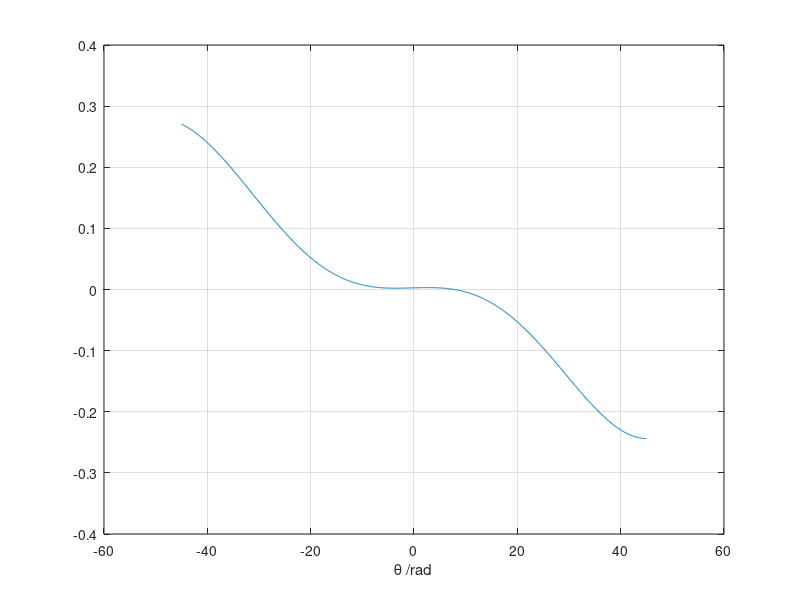
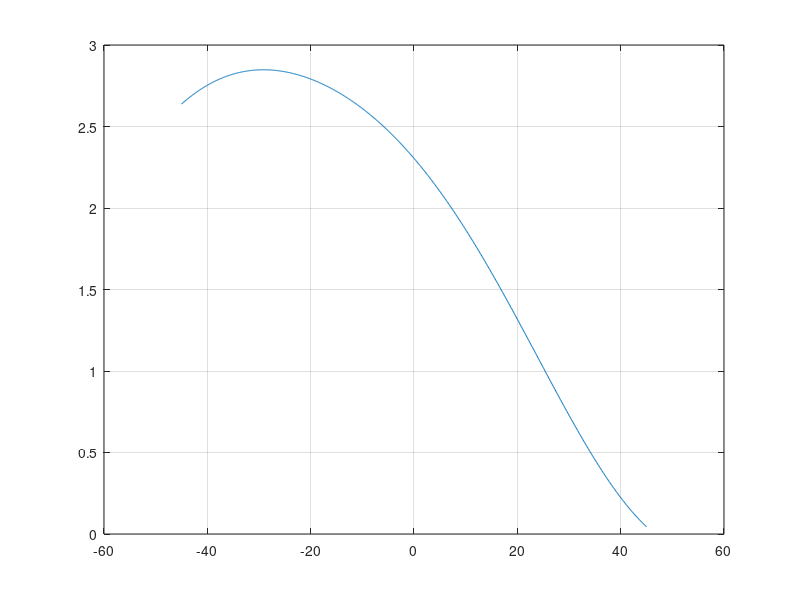
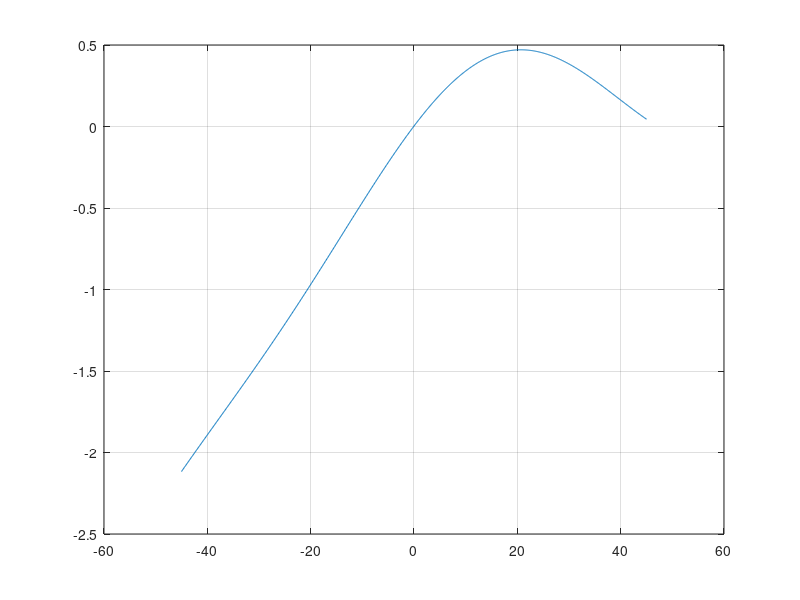
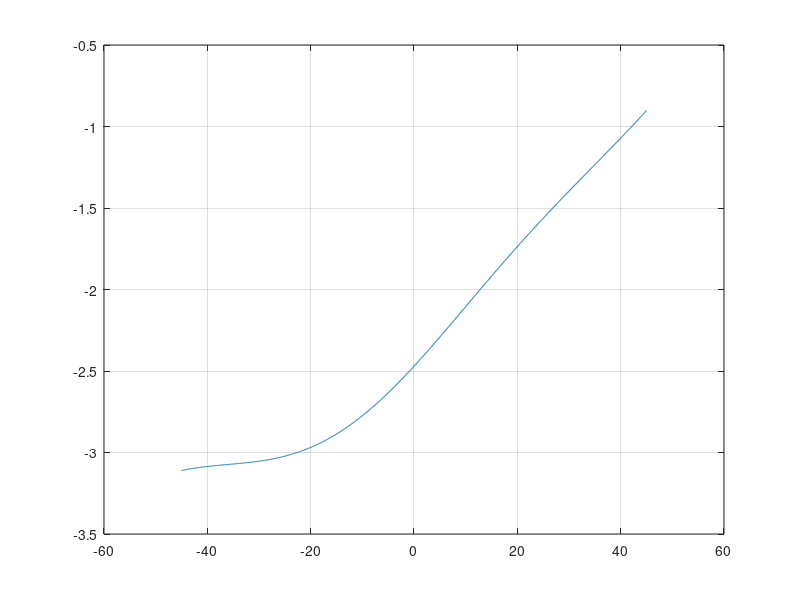

The MATLAB source for these figures, in order:
%{ 
povprecje tisocih random fitov
k1 = -2.09670779884785*10^-05;
k2 = 11.6207993536692;
k3 = 6.06293148750566*10^-06;
k4 = -0.000229851193152597;
k5 = -17.1810998900258;
k6 = -4.34855920378069*10^-05;
k7 = 0.0813703977054933;
k8 = 0.000127308318127276;
k9 = 7.42507292390418;
k10 = 2.73222469343121*10^-05;

close all
k1= -9.096261296524362e-04;
k2= 1.563390717760689e-01;
k3= 5.510294165871715e-03;
k4= 2.826155249085411e-03;
k5= -8.112831025380142e-01;
k6= -1.103377090795027e-02;
k7= -4.901114339562490e-02;
k8= -5.462208655918772e-03;
k9= 1.509736176781744e+00;
k10= 7.988321379653943e-03;

k1=-2.889794474058519e-03;
k2=-1.208588285296162e-03;
k3=2.201958629842505e-02;
k4=6.485109124883191e-04;
k5=-1.438489270702308e-01;
k6=-5.606362926467791e-02;
k7=-2.113643897117244e-02;
k8=-1.498834589367169e-03;
k9=7.690082703437420e-01;
k10=4.765072206264760e-02;

k1 = -1.003664013127360 *10^-2;
k2 = 2.194720476205664* 10^+0;
k3 = 3.622177244599267 *10^-4;
k4 = 4.306784511138259* 10^-2;
k5 = -4.712794643730906* 10^+0;
k6 = 1.293228142971838* 10^-2;
k7 = -6.928742017897364* 10^-1;
k8 = -3.105948102428563* 10^-2;
k9 = 3.635396623498841* 10^+0;
k10 = -5.577595543405037 * 10^-3;

%}


k1 =-6.306319442659312e-4;
k2 =-1.640168709495793e-3;
k3 = 3.962017072440235e-3;
k4 =-2.887048260782111e-4;
k5 =-1.412276545356571e-1;
k6 =-7.931822230064153e-3;
k7 =-2.104555700820865e-2;
k8 = 6.238774627110503e-4;
k9 = 7.651613620676274e-1;
k10 =4.980440898351878e-3;

eks=0.1;
xs=0.0;
ys=0.0;
xd=0.0;
r0=2.4;
theta=linspace(-pi/4,pi/4,1000);

Y = xs *cos(theta) + (r0 + ys)*sin(theta) - xd;
X = (r0 + xs)* cos(theta) + ys* sin(theta) - xd;
arctgbrez = k1*X.^3 + k2*X.^2 .*Y + k3* X.^2 + k4*X.*Y.^2 + k5*X.*Y + k6*X + k7*Y.^3 + k8*Y.^2 + k9*Y + k10;
figure('Name','brez','numbertitle','off');
plot((theta)*180/pi,(arctgbrez-theta)*180/pi)
grid on
xlabel('\theta /rad')
ylabel('')


%arctgbrez=0;

xs=eks;
ys=0.0;
xd=0.0;
theta=linspace(-pi/4,pi/4,1000);

Y = xs *cos(theta) + (r0 + ys)*sin(theta) - xd;
X = (r0 + xs)* cos(theta) + ys* sin(theta) - xd;
arctg = k1*X.^3 + k2*X.^2 .*Y + k3* X.^2 + k4*X.*Y.^2 + k5*X.*Y + k6*X + k7*Y.^3 + k8*Y.^2 + k9*Y + k10;
figure('Name','xs','numbertitle','off');
plot(theta*180/pi,(arctg-theta)*180/pi)
grid on



xs=0.0;
ys=eks;
xd=0.0;
theta=linspace(-pi/4,pi/4,1000);

Y = xs *cos(theta) + (r0 + ys)*sin(theta) - xd;
X = (r0 + xs)* cos(theta) + ys* sin(theta) - xd;
arctg = k1*X.^3 + k2*X.^2 .*Y + k3* X.^2 + k4*X.*Y.^2 + k5*X.*Y + k6*X + k7*Y.^3 + k8*Y.^2 + k9*Y + k10;
figure('Name','ys','numbertitle','off');
plot(theta*180/pi,(arctg-theta)*180/pi)
grid on



xs=0.0;
ys=0.0;
xd=eks;
theta=linspace(-pi/4,pi/4,1000);

Y = xs *cos(theta) + (r0 + ys)*sin(theta) - xd;
X = (r0 + xs)* cos(theta) + ys* sin(theta) - xd;
arctg = k1*X.^3 + k2*X.^2 .*Y + k3* X.^2 + k4*X.*Y.^2 + k5*X.*Y + k6*X + k7*Y.^3 + k8*Y.^2 + k9*Y + k10;
figure('Name','xd','numbertitle','off');
plot(theta*180/pi,(arctg-theta)*180/pi)
grid on




